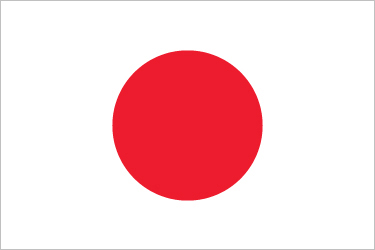
#> input picture images/Flag-Japan.jpg, 375 x 250 px
$ python -i circleprocessing.py   (imports and definitions only)
#> lines starting #> are read from the running program, lines starting #| are printed output that depends on the picture
import cv2
import numpy


# finding circles for a still image
def hough_circle(image):
    # turn to black and white for hough circles
    grey_image = cv2.cvtColor(image, cv2.COLOR_RGB2GRAY)
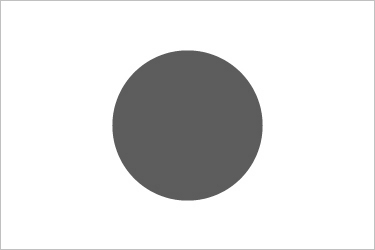
#> grey_image: shape (250, 375); min 90, max 255, mean 223.5
    grey_image = cv2.medianBlur(grey_image, 5)
    circles = cv2.HoughCircles(grey_image, cv2.HOUGH_GRADIENT, 1, 50,
                               param1=50,
                               param2=30,
                               minRadius=7, maxRadius=90)
#> circles = [[186.5, 125.5, 74.9]]
    try:
        return numpy.uint16(numpy.around(circles))
    except TypeError:
        # it gets angry if there aren't any circles
        pass


# helper function to check for bounds and draw the circles
def draw_circles(circles, image):
    size = image.shape
    try:
        circles_dims = numpy.array(circles)
        circles_dims = circles_dims.shape
        if circles_dims[1] is None:
            for circle in circles[0, :]:
                # make sure that circle is inside the frame
                # can probably remove for Osu! but need for webcam
                if circle[0] in range(size[1]) and circle[1] in range(size[0]):
                    cv2.circle(image, (circle[0], circle[1]),
                               circle[2], (0, 0, 255), 2)
                    cv2.circle(image, (circle[0], circle[1]),
                               2, (0, 255, 255), 3)
    except IndexError:
        if circles[0] in range(size[1]) and circles[1] in range(size[0]):
            cv2.circle(image, (circles[0], circles[1]),
                       circles[2], (0, 0, 255), 2)
            cv2.circle(image, (circles[0], circles[1]),
                       2, (0, 255, 255), 3)

    return image


# useful for grabbing color values later
# for i in circles[0, :]:
# b = image.item(int(i[1]), int(i[0]), 0)
# g = image.item(int(i[1]), int(i[0]), 1)
# r = image.item(int(i[1]), int(i[0]), 2)

# finding circles given video feed
# NOT IN USE, until using camera
"""
def findcircle(source, mindist, minrad, maxrad):
    # start capturing video. 0 is onboard webcam, will need to change that for
    # Capture Card
    print(source, mindist, minrad, maxrad)
    videofeed = cv2.VideoCapture(source)
    if not videofeed.isOpened():
        print("error opening video feed")
        return 0
    while 1:
        # read frame
        _, currentframe = videofeed.read()
        bwframe = cv2.cvtColor(currentframe, cv2.COLOR_BGR2GRAY)
        circles = cv2.HoughCircles(bwframe, cv2.HOUGH_GRADIENT, 1, mindist,
                                   param1=50, param2=0.9, minRadius=minrad,
                                   maxRadius=maxrad)
        try:
            circles = numpy.uint16(numpy.around(circles))
            yield draw_circles(circles, currentframe)
        except TypeError:
            continue
        # show each frame
        cv2.imshow("Circle bois", currentframe)
        k = cv2.waitKey(5) & 0xFF
        if k == 27:
            videofeed.release()
            cv2.destroyAllWindows()
            break
    return 1
"""

>>> import cv2
>>> picture = cv2.cvtColor(cv2.imread('../../images/Flag-Japan.jpg'), cv2.COLOR_BGR2RGB)
>>> result = hough_circle(picture)
#> result = [[186, 126, 75]]
